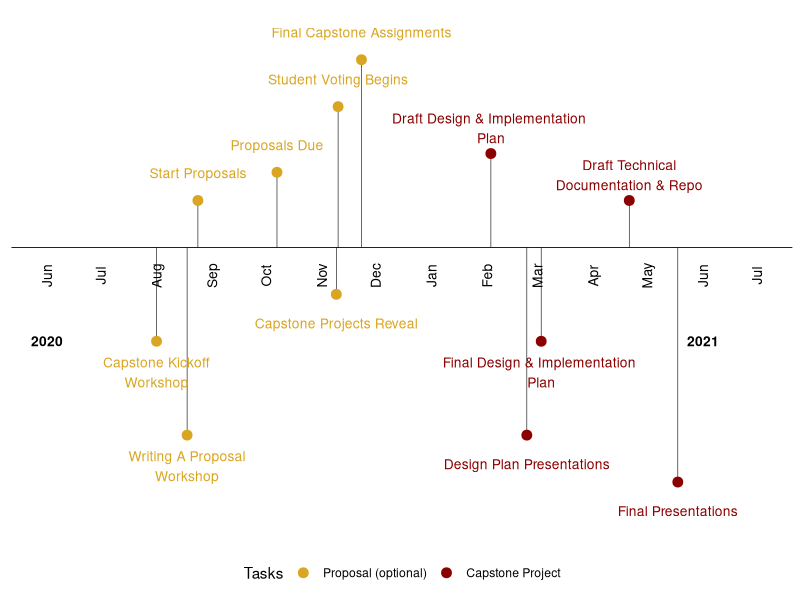

Reproduce this figure in R.
## ---- chunk 1
knitr::opts_chunk$set(echo = TRUE)

library(tidyverse)
library(lubridate)
## ---- chunk 2
cap_timeline <- data.frame(
  task = c("Capstone Kickoff\nWorkshop", 
           "Writing A Proposal\nWorkshop", 
           "Start Proposals", 
           "Proposals Due", 
           "Capstone Projects Reveal", 
           "Student Voting Begins", 
           "Final Capstone Assignments",
           "Draft Design & Implementation \nPlan",
           "Design Plan Presentations",
           "Final Design & Implementation \nPlan",
           "Draft Technical\nDocumentation & Repo",
           "Final Presentations"),
  event_type = c(rep(c("Proposal (optional)"), times = 7), rep(c("Capstone Project"), times = 5)),
  year = c(rep(c(2020), times = 7), rep(c(2021), times = 5)),
  month = c(rep(c(8), times = 2), 9, 10, rep(c(11), times = 2), 12, 2, rep(c(3), times = 2), 4, 5),
  day = c(9, 26,01, 15, 17, 18, 1, 11, 3, 11, 29, 26)
)

cap_timeline$date <- with(cap_timeline, 
                          ymd(sprintf('%04d%02d%02d', 
                                      cap_timeline$year, 
                                      cap_timeline$month, 
                                      cap_timeline$day)))

cap_timeline <- cap_timeline[with(cap_timeline, order(date)), ]
## ---- chunk 3
event_type_levels <- c("Proposal (optional)", "Capstone Project")

event_type_color <- (c("goldenrod", "darkred"))

cap_timeline$event_type <- factor(cap_timeline$event_type, 
                                  levels = event_type_levels, 
                                  ordered = TRUE)
## ---- chunk 4
month_buffer <- 2

month_date_range <- seq(min(cap_timeline$date) - months(month_buffer), 
                        max(cap_timeline$date) + months(month_buffer), 
                        by = "month")

month_format <- format(month_date_range, "%b")

month_df <- data.frame(month_date_range, month_format)

year_date_range <- seq(min(cap_timeline$date) - months(month_buffer), 
                               max(cap_timeline$date) + months(month_buffer), 
                               by = "year")

year_format <- format(year_date_range, "%Y")

year_df <- data.frame(year_date_range, year_format)
## ---- chunk 5
positions <- c(-0.5, -1.0, 0.25, 0.4, -0.25, 0.75, 1.0,
               0.5, -1.0, -0.5, 0.25, -1.25)

directions <- c(-1, -1, 1, 1, -1, 1, 1,
                1, -1, -1, 1, -1)

line_pos <- data.frame(
  "date" = unique(cap_timeline$date),
  "position" = rep(positions, length.out = length(unique(cap_timeline$date))),
  "direction" = rep(directions, length.out = length(unique(cap_timeline$date)))
)

cap_timeline <- left_join(x = cap_timeline, y = line_pos, by = "date")
## ---- chunk 6
text_offset <- 0.15

absolute_value <- (abs(cap_timeline$position))

text_position <- absolute_value + text_offset

cap_timeline$text_position <- text_position * cap_timeline$direction
## ---- chunk 7
timeline_plot <- ggplot(data = cap_timeline, 
                        aes(x = date, y = position, col = event_type, label = task)) +
  labs(col = "Tasks") +
  scale_color_manual(values = event_type_color, 
                     labels = event_type_levels, 
                     drop = FALSE) +
  theme_classic() +
  geom_hline(yintercept = 0, 
             color = "black", 
             size = 0.3) +
  geom_segment(aes(y = position,
                   yend = 0,
                   xend = date), 
               color = "black", 
               size = 0.2) +
  geom_point(aes(y = position), 
             size = 3) +
  theme(axis.line.y = element_blank(),
        axis.text.y=element_blank(),
        axis.title.x=element_blank(),
        axis.title.y=element_blank(),
        axis.ticks.y=element_blank(),
        axis.text.x =element_blank(),
        axis.ticks.x =element_blank(),
        axis.line.x =element_blank(),
        legend.position = "bottom") +
  geom_text(data = month_df, 
            aes(x = month_date_range,
                y = -0.15,
                label = month_format), 
            size = 3.5, 
            vjust = 0.5, 
            color = "black", 
            angle = 90) +
  geom_text(data = year_df,
            aes(x = year_date_range,
                y = -0.5,
                label = year_format,
                fontface = "bold"), 
            size = 3.5, 
            color = "black") +
  geom_text(aes(y = text_position, 
                label = task), 
            size = 3.5, 
            vjust = 0.6)

timeline_plot
